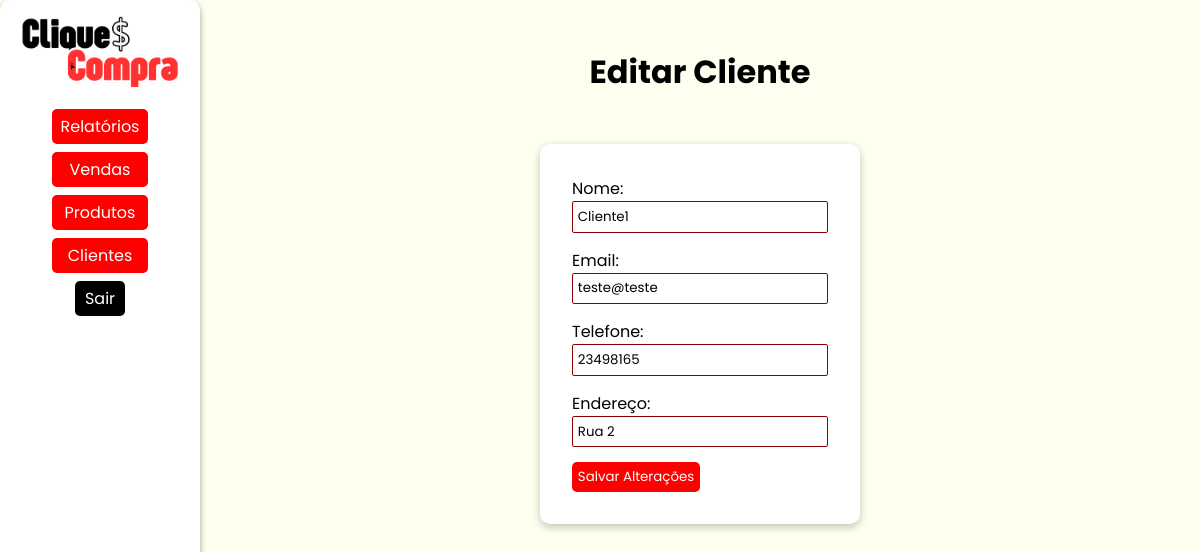
Page /clientes/edit/3 on the committed database.
### models/clientes.py (models this page shows, shortened)
class Cliente(Base, UserMixin):
    __tablename__ = 'tb_clientes'
    cli_id:Mapped[int] = mapped_column(primary_key = True, autoincrement=True)
    cli_nome:Mapped[str] = mapped_column(nullable=False)
    cli_email:Mapped[str] = mapped_column(unique = True, nullable=False)
    cli_telefone:Mapped[str] = mapped_column(nullable=False)
    cli_endereco:Mapped[str] = mapped_column(nullable=False)
    vendas: Mapped[list["Venda"]] = relationship("Venda", back_populates="clientes", cascade="all, delete-orphan")
    @classmethod
    def find(cls, **kwargs):
        if 'email' in kwargs:
            return session.query(cls).filter_by(cli_email=kwargs['email']).first() #SELECT * FROM tb_clientes WHERE cli_email = email
        elif 'id' in kwargs:
            return session.query(cls).filter_by(cli_id=kwargs['id']).first() #SELECT * FROM tb_clientes WHERE cli_id = id
        else:
            raise AttributeError('A busca deve ser feita por email ou id.')
    @classmethod
    def all(cls, ordem = "crescente"):
        if ordem == "crescente":
            direcao = "ASC"
        elif ordem == "decrescente":
            direcao = "DESC"
        sql = text(f"SELECT * FROM tb_clientes ORDER BY cli_nome {direcao}")
        clientes = session.execute(sql).fetchall()
        return clientes

### controllers/clientes.py (the view, shortened to what this page needs)
@cliente_bp.route('/edit/<int:cli_id>', methods=['POST','GET'])
def edit(cli_id):
    cliente = Cliente.find(id=cli_id)
    if cliente:
        return render_template('clientes/edit.html', cliente=cliente)
    else:
        flash("Cliente não encontrado.", "error")
        return redirect(url_for('cliente.view'))

### templates/clientes/edit.html (shortened to what this page needs)
{% extends "model.html" %}
{% block head_extras %}
<link rel="stylesheet" href="{{ url_for('static', filename='style/model.css') }}">
<link rel="stylesheet" href="{{ url_for('static', filename='style/edit.css') }}">
{% endblock %}
{% block content %}
<nav>
    <img src="../../static/assets/cliqueconta.png" alt="Logo do CliqueCompra">
    <div class="links">
        <div class="dropdown">
            <button class="dropdown-button" onclick="toggleDropdown('relatorios-menu')">Relatórios</button>
        </div>
        <div class="dropdown">
            <button class="dropdown-button" onclick="toggleDropdown('vendas-menu')">Vendas</button>
        </div>
        <div class="dropdown">
            <button class="dropdown-button" onclick="toggleDropdown('produtos-menu')">Produtos</button>
        </div>
        <div class="dropdown">
            <button class="dropdown-button" onclick="toggleDropdown('clientes-menu')">Clientes</button>
        </div>
        <a class='sair' href="{{url_for('cliente.logout')}}">Sair</a>
    </div>
</nav>
<main>
    <h1>Editar Cliente</h1>
    <form action="{{ url_for('cliente.edit', cli_id=cliente.cli_id) }}" method="POST" class="ed-cliente">
        <form action="{{ url_for('cliente.edit', cli_id=cliente.cli_id) }}" method="POST">
            <div>
                <label for="nome">Nome:</label>
                <input type="text" id="nome" name="nome" value="{{ cliente.cli_nome }}" required>
            </div>
            <div>
                <label for="email">Email:</label>
                <input type="email" id="email" name="email" value="{{ cliente.cli_email }}" required>
            </div>
            <div>
                <label for="telefone">Telefone:</label>
                <input type="number" id="telefone" name="telefone" value="{{ cliente.cli_telefone }}">
            </div>
            <div>
                <label for="endereco">Endereço:</label>
                <input type="text" id="endereco" name="endereco" value="{{ cliente.cli_endereco }}">
            </div>
            <button type="submit">Salvar Alterações</button>
        </form>
    </form>
</main>
{% endblock %}

### static/style/model.css (style rules this page uses)
* { padding: 0; margin: 0; box-sizing: border-box; font-family: "Poppins", serif; }
body { display: flex; min-width: 100vw; height: 100%; background-color: #FFFFF0; }
.dropdown { width: 100%; display: flex; flex-direction: column; align-items: center; justify-content: center; }

### rows in the picture
Cliente: nome "Cliente1", email "teste@teste", telefone "23498165", endereco "Rua 2"
